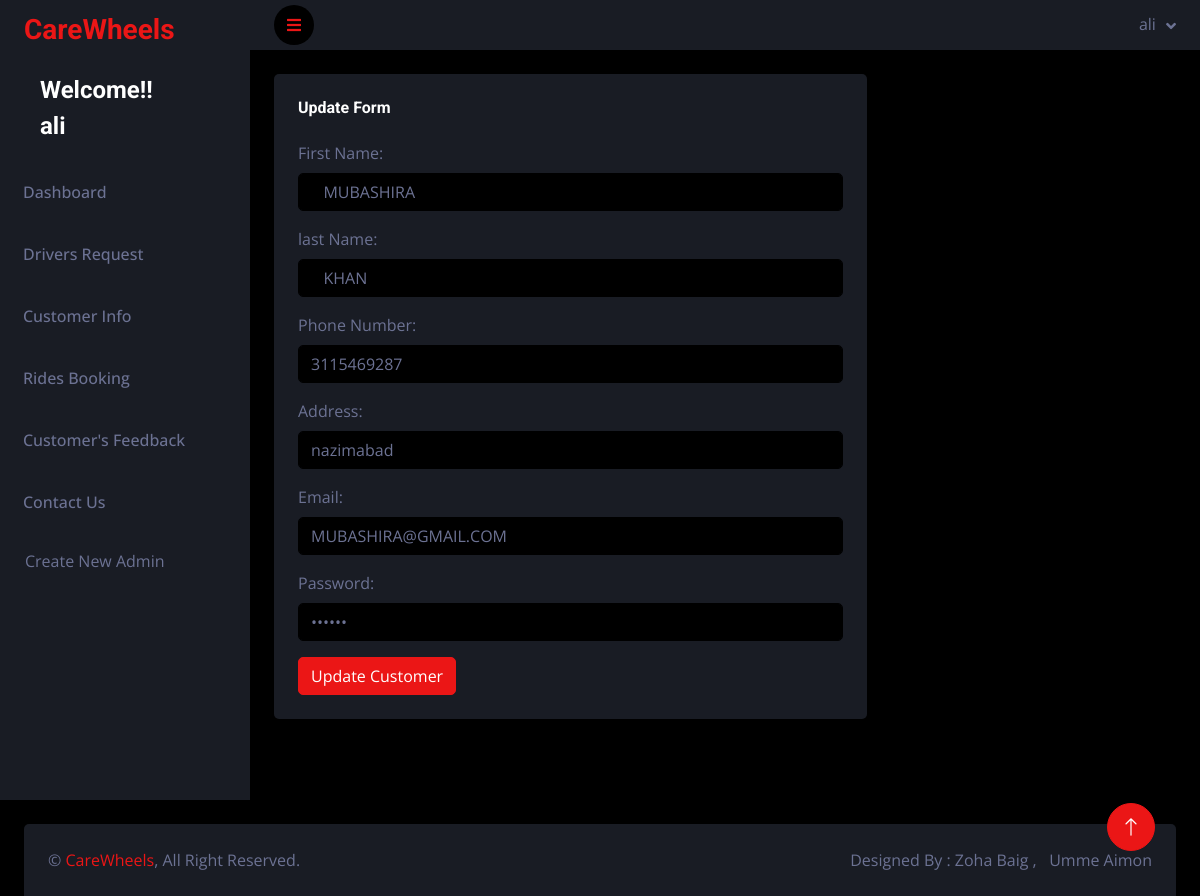
Page /admin/customer_update.php?id=4 (signed in) on the committed database.
### tables this page shows
CREATE TABLE `customers_info` (
  `c_id` int(11) NOT NULL,
  `c_firstname` varchar(55) NOT NULL,
  `c_lastname` varchar(55) NOT NULL,
  `c_phone` bigint(20) NOT NULL,
  `c_address` varchar(55) NOT NULL,
  `c_email` varchar(55) NOT NULL,
  `c_password` varchar(55) NOT NULL
);

### admin/customer_update.php (the view, shortened to what this page needs)
<?php
require("connect.php");
if($_SESSION["a_email"]){
?>
<!DOCTYPE html>
<html lang="en">
<head>
    <link href="https://cdnjs.cloudflare.com/ajax/libs/font-awesome/5.10.0/css/all.min.css" rel="stylesheet">
    <link href="https://cdn.jsdelivr.net/npm/bootstrap-icons@1.4.1/font/bootstrap-icons.css" rel="stylesheet">
    <link href="lib/owlcarousel/assets/owl.carousel.min.css" rel="stylesheet">
    <link href="lib/tempusdominus/css/tempusdominus-bootstrap-4.min.css" rel="stylesheet" />
    <link href="css/bootstrap.min.css" rel="stylesheet">
    <link href="css/style.css" rel="stylesheet">
</head>
<body>
<div class="page-wrapper">
<?php
include("sidebar.php");
?>
<?php
$id = $_GET['id'];
$Dquery = "SELECT * FROM `customers_info` WHERE `c_id` = '$id'";
$Dresult = mysqli_query($conn , $Dquery);
$row = mysqli_fetch_row($Dresult);
?>
<div class="container-fluid pt-4 px-4">
                <div class="row">
<div class="col-lg-12 col-xl-8">
                        <div class="bg-secondary rounded h-100 p-4">
                            <h6 class="mb-4">Update Form</h6>
                            <form method="POST">
                                <div class="mb-3">
                                    <label for="" class="form-label">First Name:</label>
                                    <input type="text" class="form-control" name="c_fname" value="<?php echo $row['1'];?>" id="">
                                </div>
                                <div class="mb-3">
                                    <label for="" class="form-label">last Name:</label>
                                    <input type="text" class="form-control" name="c_lname" value="<?php echo $row['2'];?>" id="">
                                </div>
                                <div class="mb-3">
                                    <label for="" class="form-label">Phone Number:</label>
                                    <input type="number" class="form-control" name="c_phone" value="<?php echo $row['3'];?>" id="">
                                </div>
                                <div class="mb-3">
                                    <label for="" class="form-label">Address:</label>
                                    <input type="text" class="form-control" name="c_address" value="<?php echo $row['4'];?>" id="">
                                </div>
                                <div class="mb-3">
                                    <label for="" class="form-label">Email:</label>
                                    <input type="email" class="form-control" name="c_email" value="<?php echo $row['5'];?>" id="">
                                </div>
                                <div class="mb-3">
                                    <label for="" class="form-label">Password:</label>
                                    <input type="password" class="form-control" name="c_password" value="<?php echo $row['6'];?>" id="">
                                </div>
                                <button type="submit" name="update" class="btn btn-primary">Update Customer</button>
                            </form>
                        </div>
                    </div>
                    </div>
                    </div>
</div>
        <a href="#" class="btn btn-lg btn-primary btn-lg-square back-to-top"><i class="bi bi-arrow-up"></i></a>
    <?php
include('footer.php');
?>
</body>
</html>
<?php
}
else{
    header("location:signin.php");
}
?>

### admin/css/style.css (style rules this page uses)
:root { --primary: #EB1616; --secondary: #191C24; --light: #6C7293; --dark: #000000; }
.back-to-top { position: fixed; display: none; right: 45px; bottom: 45px; z-index: 99; }
.btn { transition: .5s; }
.btn-lg-square { width: 48px; height: 48px; }
.btn-square, .btn-sm-square, .btn-lg-square { padding: 0; display: inline-flex; align-items: center; justify-content: center; font-weight: normal; border-radius: 50px; }

### rows in the picture
customers_info: c_fname "MUBASHIRA", c_lname "KHAN", c_phone "3115469287", c_address "nazimabad", c_email "MUBASHIRA@GMAIL.COM"

### other values in the picture
$_SESSION["a_username"] "ali"
$_SESSION['a_username'] "ali"
